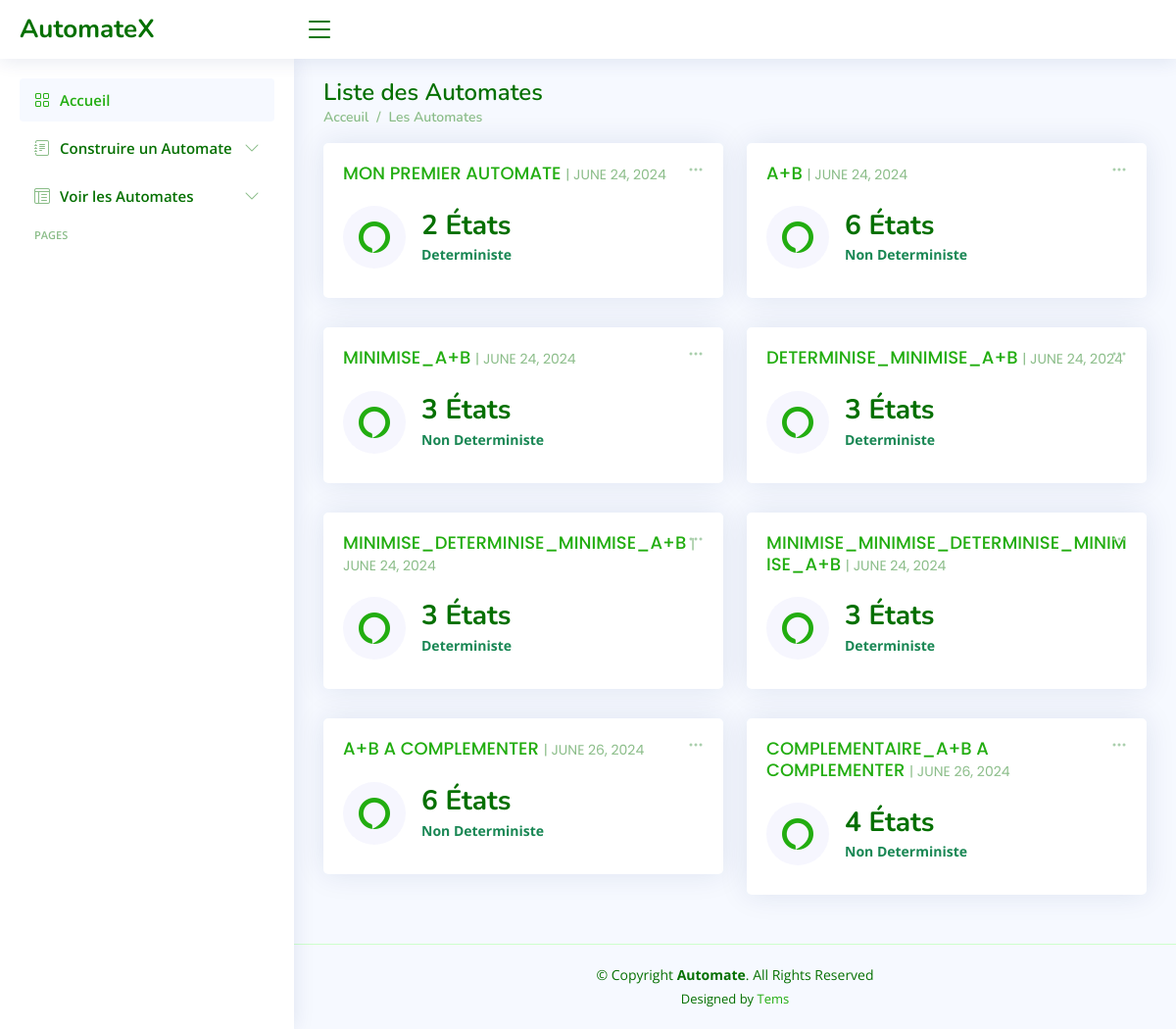
The app's page /liste_automate/ with its own data.
### AutomateApp/models.py (models this page shows, shortened)
class Automate(models.Model):
    nom = models.CharField(max_length=100)
    date=models.DateField(auto_now=True,editable=False)
    def to_classe(self):
        automate = AutomateClass(nom=self.nom)
        etats_django = self.etats.all()
        etat_map = {}
        for etat_django in etats_django:
            etat = EtatClass(nom=etat_django.nom, is_initial=etat_django.is_initial, is_final=etat_django.is_final)
            automate.add_etat(etat)
            etat_map[etat_django.id] = etat
        transitions_django = Transition.objects.filter(etat_depart__automate=self)
        for transition_django in transitions_django:
            etat_depart = etat_map[transition_django.etat_depart.id]
            etat_arrivee = etat_map[transition_django.etat_arrivee.id]
            transition = TransitionClass(etat_depart=etat_depart, etat_arrivee=etat_arrivee, etiquette=transition_django.etiquette, is_epsilon_transition=transition_django.is_epsilon_transition)
            automate.add_transition(transition)
        return automate

### AutomateApp/views.py (the view)
# urls.py: path('liste_automate/', liste_automate, name='liste_automate'),
def liste_automate(request):
    automates = Automate.objects.all()
    automates_info = []
    for automate in automates:
        automate_classe = automate.to_classe()
        automates_info.append({
            'id':automate.id,
            'nom': automate.nom,
            'date_creation': automate.date,
            'nombre_etats': len(automate_classe.etats),
            'is_deterministe': automate_classe.est_deterministe()[0]
        })
    return render(request, 'AutomateApp/liste_automate.html', {'automates_info': automates_info})

### AutomateApp/classes/classes.py (called while the page is built)
  def add_etat(self, etat):
    if etat not in self.etats:
      self.etats.append(etat)
      if etat.is_initial:
        self.etats_initiaux.append(etat)
      if etat.is_final:
        self.etats_finaux.append(etat)
      self.is_determinist = self.est_deterministe()[0]

  def add_transition(self, transition):
    if (transition.etat_depart not in self.etats) or (transition.etat_arrivee not in self.etats):
      raise ValueError("Les états de la transition doivent appartenir à l'automate.")
    self.transitions.append(transition)
    self.is_determinist = self.est_deterministe()[0]

  def contient_transitions_vides(self):
        return any(transition.etiquette=="" or transition.etiquette=='' for transition in self.transitions)

### AutomateApp/templates/AutomateApp/liste_automate.html (shortened to what this page needs)
{% extends "base.html" %}
{% block body %}
{% load static %}
  <main id="main" class="main">
    <div class="pagetitle">
      <h1>Liste des Automates</h1>
      <nav>
        <ol class="breadcrumb">
          <li class="breadcrumb-item"><a href="{% url 'index' %}">Acceuil</a></li>
          <li class="breadcrumb-item">Les Automates</li>
        </ol>
      </nav>
    </div>
    <section class="section dashboard">
      <div class="row">
        <div class="col-lg-12">
          <div class="row">
            {% for automate in automates_info %}
            <div class="col-xxl-4 col-md-6">
              <div class="card info-card sales-card">
                <div class="filter">
                  <a class="icon" href="#" data-bs-toggle="dropdown"><i class="bi bi-three-dots"></i></a>
                </div>
                <div class="card-body">
                  <h5 class="card-title" style="text-transform: uppercase;"> <a href="{% url 'tester' automate.id %}"> {{ automate.nom }}</a>  <span>| {{ automate.date_creation }}</span></h5>
                  <div class="d-flex align-items-center">
                    <div class="card-icon rounded-circle d-flex align-items-center justify-content-center">
                      <i class="bi bi-alexa"></i>
                    </div>
                    <div class="ps-3">
                      <a href="{% url 'tester' automate.id %}"><h6>{{ automate.nombre_etats }} États</h6></a>
                      <span class="text-success small pt-1 fw-bold">
                        {% if automate.is_deterministe %}
                        Deterministe
                        {% else %}
                        Non Deterministe
                        {% endif %}
                        </span>
                    </div>
                  </div>
                </div>
              </div>
            </div>
            {% endfor %}
        </div>
        </div>
      </div>
    </section>
  </main>
  {% endblock %}

### templates/base.html (shortened to what this page needs)
{% load static %}
<!DOCTYPE html>
<html lang="en">
<head>
  <link href="{% static 'assets/vendor/bootstrap/css/bootstrap.min.css' %}" rel="stylesheet">
  <link href="{% static 'assets/vendor/bootstrap-icons/bootstrap-icons.css' %}" rel="stylesheet">
  <link href="{% static 'assets/vendor/boxicons/css/boxicons.min.css' %}" rel="stylesheet">
  <link href="{% static 'assets/vendor/quill/quill.snow.css' %}" rel="stylesheet">
  <link href="{% static 'assets/vendor/quill/quill.bubble.css' %}" rel="stylesheet">
  <link href="{% static 'assets/vendor/remixicon/remixicon.css' %}" rel="stylesheet">
  <link href="{% static 'assets/vendor/simple-datatables/style.css' %}" rel="stylesheet">
  <link href="{% static 'assets/css/style.css' %}" rel="stylesheet">
</head>
<body>
  <header id="header" class="header fixed-top d-flex align-items-center">
    <div class="d-flex align-items-center justify-content-between">
      <a href="{% url 'index' %}" class="logo d-flex align-items-center">
        <span class="d-none d-lg-block">AutomateX</span>
      </a>
      <i class="bi bi-list toggle-sidebar-btn"></i>
    </div>
  </header>
  <aside id="sidebar" class="sidebar">
    <ul class="sidebar-nav" id="sidebar-nav">
      <li class="nav-item">
        <a class="nav-link " href="{% url 'index' %}">
          <i class="bi bi-grid"></i>
          <span>Accueil</span>
        </a>
      </li>
      <li class="nav-item">
        <a class="nav-link collapsed" data-bs-target="#forms-nav" data-bs-toggle="collapse" href="#">
          <i class="bi bi-journal-text"></i><span>Construire un Automate</span><i class="bi bi-chevron-down ms-auto"></i>
        </a>
      </li>
      <li class="nav-item">
        <a class="nav-link collapsed" data-bs-target="#tables-nav" data-bs-toggle="collapse" href="#">
          <i class="bi bi-layout-text-window-reverse"></i><span>Voir les Automates</span><i class="bi bi-chevron-down ms-auto"></i>
        </a>
      </li>
      <li class="nav-heading">Pages</li>
    </ul>
  </aside>
  {%block body%}
  {%endblock%}
  <footer id="footer" class="footer">
    <div class="copyright">
      &copy; Copyright <strong><span>Automate</span></strong>. All Rights Reserved
    </div>
    <div class="credits">
      Designed by <a href="https://bootstrapmade.com/">Tems</a>
    </div>
  </footer>
</body>
</html>

### AutomateApp/static/assets/css/style.css (style rules this page uses)
:root { scroll-behavior: smooth; }
body { font-family: "Open Sans", sans-serif; background: #f6f9ff; color: #444444; }
a { color: #22ad10; text-decoration: none; }
h1, h2, h3, h4, h5, h6 { font-family: "Nunito", sans-serif; }
#main { margin-top: 60px; padding: 20px 30px; transition: all 0.3s; }
.pagetitle { margin-bottom: 10px; }
.pagetitle h1 { font-size: 24px; margin-bottom: 0; font-weight: 600; color: #057001; }
.card { margin-bottom: 30px; border: none; border-radius: 5px; box-shadow: 0px 0 30px rgba(1, 41, 112, 0.1); }
.card-title { padding: 20px 0 15px 0; font-size: 18px; font-weight: 500; color: #017010; font-family: "Poppins", sans-serif; }
.card-title span { color: #8bbd89; font-size: 14px; font-weight: 400; }
.card-body { padding: 0 20px 20px 20px; }
.breadcrumb { font-size: 14px; font-family: "Nunito", sans-serif; color: #8bbd89; font-weight: 600; }
.breadcrumb a { color: #8bbd89; transition: 0.3s; }
.breadcrumb .breadcrumb-item::before { color: #8bbd89; }
.logo { line-height: 1; }
@media (min-width: 1200px) { .logo { width: 280px; } }
.logo span { font-size: 26px; font-weight: 700; color: #057001; font-family: "Nunito", sans-serif; }
.header { transition: all 0.5s; z-index: 997; height: 60px; box-shadow: 0px 2px 20px rgba(1, 41, 112, 0.1); background-color: #fff; padding-left: 20px; }
.header .toggle-sidebar-btn { font-size: 32px; padding-left: 10px; cursor: pointer; color: #057001; }
.sidebar { position: fixed; top: 60px; left: 0; bottom: 0; width: 300px; z-index: 996; transition: all 0.3s; padding: 20px; overflow-y: auto; scrollbar-width: thin; scrollbar-color: #aacfad transparent; box-shadow: 0px 0px 20px rgba(1, 41, 112, 0.1); background-color: #fff; }
@media (min-width: 1200px) { #main, #footer { margin-left: 300px; } }
.sidebar-nav { padding: 0; margin: 0; list-style: none; }
.sidebar-nav li { padding: 0; margin: 0; list-style: none; }
.sidebar-nav .nav-item { margin-bottom: 5px; }
.sidebar-nav .nav-heading { font-size: 11px; text-transform: uppercase; color: #8bbd89; font-weight: 600; margin: 10px 0 5px 15px; }
.sidebar-nav .nav-link { display: flex; align-items: center; font-size: 15px; font-weight: 600; color: #22ad10; transition: 0.3; background: #f6f9ff; padding: 10px 15px; border-radius: 4px; }
.sidebar-nav .nav-link i { font-size: 16px; margin-right: 10px; color: #22ad10; }
.sidebar-nav .nav-link.collapsed { color: #057001; background: #fff; }
.sidebar-nav .nav-link.collapsed i { color: #8bbd89; }
.sidebar-nav .nav-link .bi-chevron-down { margin-right: 0; transition: transform 0.2s ease-in-out; }
.dashboard .filter { position: absolute; right: 0px; top: 15px; }
.dashboard .filter .icon { color: #aacfad; padding-right: 20px; padding-bottom: 5px; transition: 0.3s; font-size: 16px; }
.dashboard .info-card { padding-bottom: 10px; }
.dashboard .info-card h6 { font-size: 28px; color: #057001; font-weight: 700; margin: 0; padding: 0; }
.dashboard .card-icon { font-size: 32px; line-height: 0; width: 64px; height: 64px; flex-shrink: 0; flex-grow: 0; }
.dashboard .sales-card .card-icon { color: #22ad10; background: #f6f6fe; }
.footer { padding: 20px 0; font-size: 14px; transition: all 0.3s; border-top: 1px solid #cdffcd; }
.footer .copyright { text-align: center; color: #057001; }
.footer .credits { padding-top: 5px; text-align: center; font-size: 13px; color: #057001; }

### records on screen
Automate: nom "MON PREMIER AUTOMATE", date_creation "JUNE 24, 2024"
Automate: nom "A+B", date_creation "JUNE 24, 2024"
Automate: nom "MINIMISE_A+B", date_creation "JUNE 24, 2024"
Automate: nom "DETERMINISE_MINIMISE_A+B", date_creation "JUNE 24, 2024"
Automate: nom "MINIMISE_DETERMINISE_MINIMISE_A+B", date_creation "JUNE 24, 2024"
Automate: nom "MINIMISE_MINIMISE_DETERMINISE_MINIMISE_A+B", date_creation "JUNE 24, 2024"
Automate: nom "A+B A COMPLEMENTER", date_creation "JUNE 26, 2024"
Automate: nom "COMPLEMENTAIRE_A+B A COMPLEMENTER", date_creation "JUNE 26, 2024"

### other values on screen
{{ automate.nombre_etats }} "2" "6" "3" "3" "3" "3" "6" "4"
